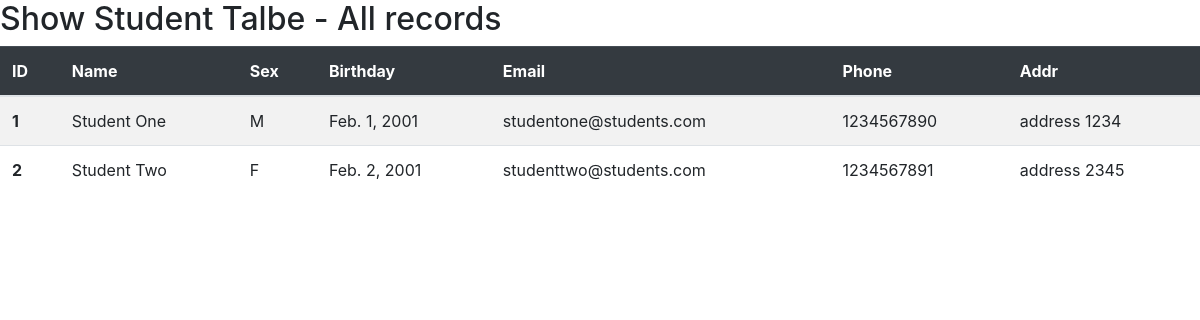
/listall/, run on the app's committed database.
### studentsapp/models.py (models this page shows)
class student(models.Model):
    cName = models.CharField(max_length=20, null=False)
    cSex = models.CharField(max_length=2, default='M', null=False)
    cBirthday = models.DateField(null=False)
    cEmail = models.EmailField(max_length=100, blank=True, default='')
    cPhone = models.CharField(max_length=50, blank=True, default='')
    cAddr = models.CharField(max_length=255, blank=True, default='')

### studentsapp/views.py (the view)
# urls.py: re_path(r'^listall/$', views.listall),
def listall(request):
    students = student.objects.all().order_by('id')
    return render(request, "listall.html", locals())

### templates/listall.html (shortened to what this page needs)
<!DOCTYPE html>
<html lang="en">
    <head>
        <link rel="stylesheet" href="../static/bootstrap/css/bootstrap.min.css"/>
    </head>
    <body>
        <h2>Show Student Talbe - All records</h2>
        <table class="table table-striped">
            <thead class="table-dark">
                <th scope="col">ID</th>
                <th scope="col">Name</th>
                <th scope="col">Sex</th>
                <th scope="col">Birthday</th>
                <th scope="col">Email</th>
                <th scope="col">Phone</th>
                <th scope="col">Addr</th>
            </thead>
            {% for student in students %}
                <tr>
                    <th scope="row">{{student.id}}</th>
                    <td>{{student.cName}}</td>
                    <td>{{student.cSex}}</td>
                    <td>{{student.cBirthday}}</td>
                    <td>{{student.cEmail}}</td>
                    <td>{{student.cPhone}}</td>
                    <td>{{student.cAddr}}</td>
                </tr>
            {% endfor %}
        </table>
    </body>
</html>

### data on the page
student: id "1", cName "Student One", cSex "M", cBirthday "Feb. 1, 2001", cEmail "studentone@students.com", cPhone "1234567890", cAddr "address 1234"
student: id "2", cName "Student Two", cSex "F", cBirthday "Feb. 2, 2001", cEmail "studenttwo@students.com", cPhone "1234567891", cAddr "address 2345"
